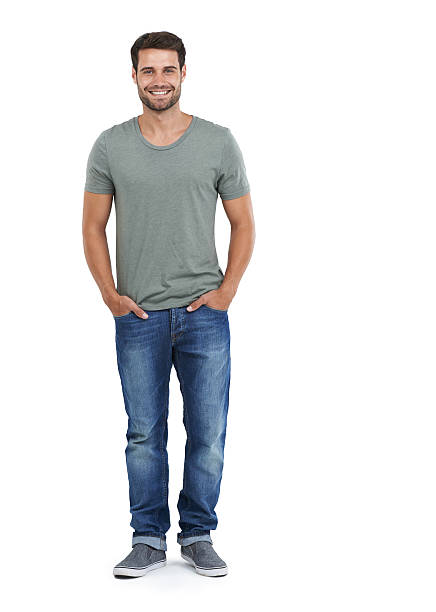
#> input picture x.jpg, 436 x 612 px
$ python Edge_Detection.py
#> lines starting #> are read from the running program, lines starting #| are printed output that depends on the picture; after the words box and inside, x2 and y2 are one past the last pixel; in counts of white or black regions, pixels touching at a corner belong together
import cv2
import numpy as np

# Step 1: Load the image
image = cv2.imread('x.jpg')
#> image is the input picture: shape (612, 436, 3); mean B, G, R 227.3, 225.8, 225.1

# Step 2: Convert the image to grayscale
gray_image = cv2.cvtColor(image, cv2.COLOR_BGR2GRAY)
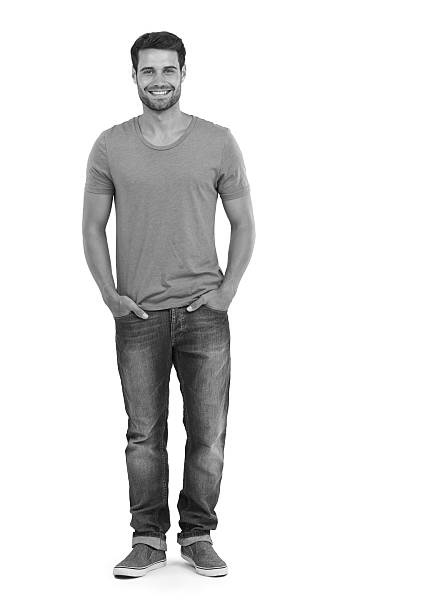
#> gray_image: shape (612, 436); min 1, max 255, mean 225.8

# Step 3: Apply Gaussian Blur to reduce noise and improve edge detection
blurred_image = cv2.GaussianBlur(gray_image, (5, 5), 0)

# Step 4: Perform Canny edge detection
edges = cv2.Canny(blurred_image, 100, 200)
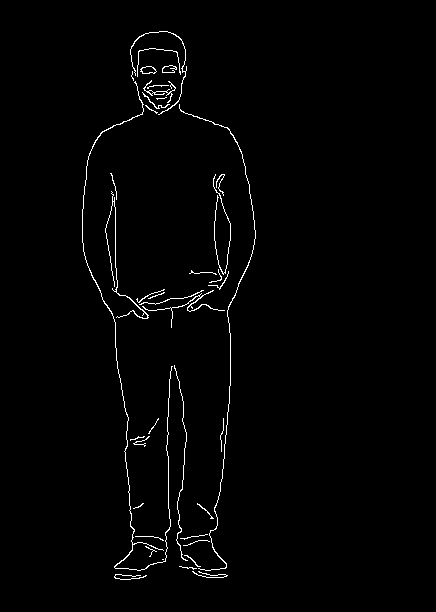
#> edges: shape (612, 436); 1.4% white in thin lines or dots, all inside (x1, y1, x2, y2) = (82, 31, 256, 580)

# Step 5: Create a comparison image by stacking the original and processed images horizontally
edges_bgr = cv2.cvtColor(edges, cv2.COLOR_GRAY2BGR)  # Convert edge-detected to BGR for comparison
comparison_image = np.hstack((image, edges_bgr))
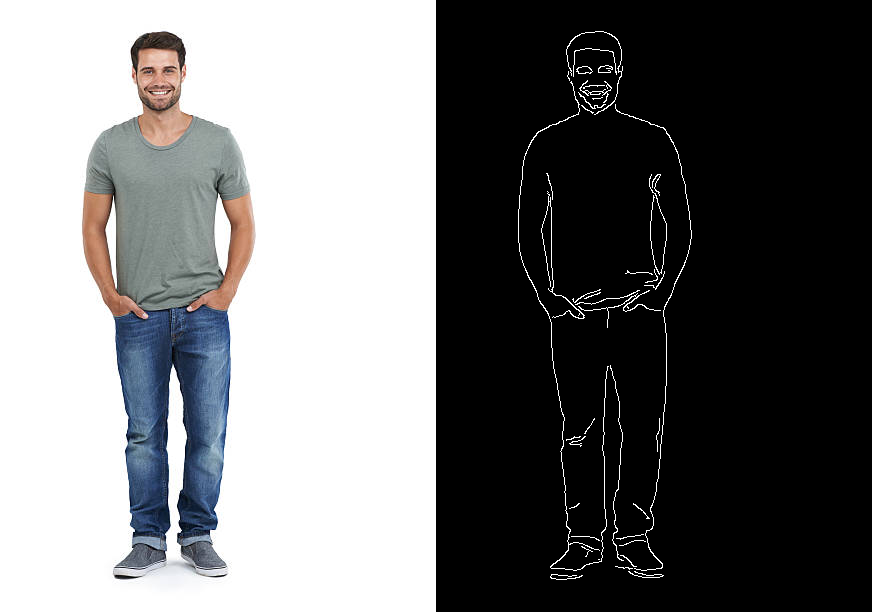
#> comparison_image: shape (612, 872, 3); mean B, G, R 115.4, 114.7, 114.4

# Step 6: Save the processed and comparison images
cv2.imwrite("edge_detected_image.jpg", edges)
cv2.imwrite("comparison_image.jpg", comparison_image)

# (Optional) Display the images
cv2.imshow("Edge Detected Image", edges)
cv2.imshow("Comparison Image", comparison_image)

# Step 7: Wait for a key press (e.g., 'q') to close the program
print("Press 'q' to close the windows.")

while True:
    if cv2.waitKey(1) & 0xFF == ord('q'):  # Press 'q' to exit
#> (key q is pressed here)
        break

# Cleanup: Close all windows properly
cv2.destroyAllWindows()
